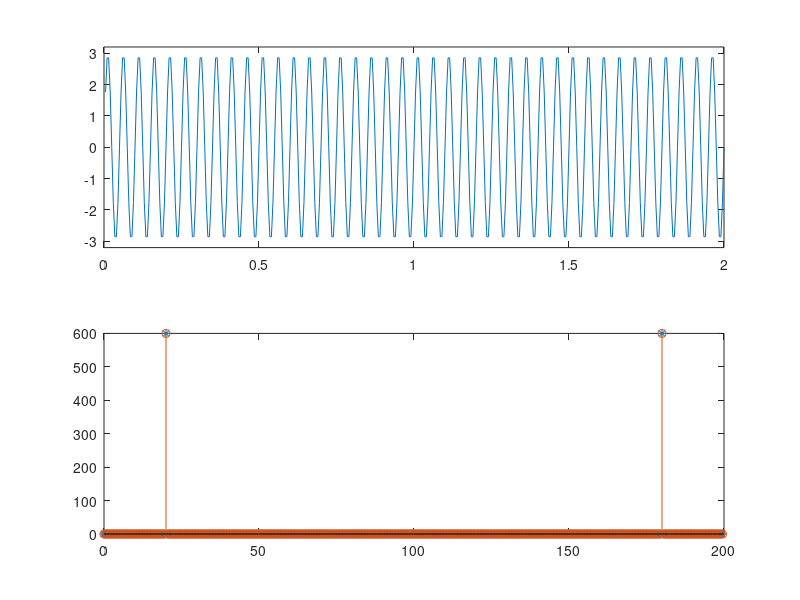

Source code (MATLAB): (Note: this script raises an error after producing the figure.)
%% generate a square wave, fundaFreq = 20 Hz
% Fs = 1000 Hz; Amp = 1; simDuration  = 2 Seconds;

% hardcoded parameters
Fs = 200.; % Hz; 
fundaFreq = 20; % Hz
Amp = 3;  
sigDuration  = 2; % Seconds;
dutyCycle = 50; % percentage

% derived variant values
tTick = [1/Fs:1/Fs:sigDuration];
sigLength = length(tTick);
fTick = [0:sigLength-1]/sigLength*Fs;

sqrWave = Amp * sin(2*pi* fundaFreq*tTick); %, dutyCycle);

sqrWaveFFT = fft(sqrWave);

figure;
subplot(2, 1, 1); plot(tTick, sqrWave); ylim([-Amp-0.2, Amp+0.2]);
subplot(2, 1, 2); plot(fTick, abs(sqrWaveFFT), '*'); xlim([0, 200]);
hold on; stem(fTick, abs(sqrWaveFFT))



%% white noise contaminated square wave and wavelet denoising
nLevels = 5;

sqrWave_with_Noise = sqrWave + randn(1, sigLength);
sigLengh4swt = floor(sigLength/ 2^nLevels) * 2^nLevels;

SWC = swt(sqrWave_with_Noise(1:sigLengh4swt), nLevels, 'db3');

figure; 
subplot(nLevels + 2, 1, 1); plot(sqrWave_with_Noise(1:sigLengh4swt));
for iLevel = 1:nLevels+1
    subplot(nLevels + 2, 1, 1+iLevel); plot(SWC(iLevel, :));
end

SWC_filtered = SWC; 
% wavelet filtering - the simplest version

SWC_filtered(1, :) = 0;
SWC_filtered(2, :) = 0;
SWC_filtered(4, :) = 0; 
SWC_filtered(5, :) = 0;
SWC_filtered(6, :) = 0; 

sqrWave_wFiltered = iswt(SWC_filtered, 'db3');


figure;
subplot(2, 1, 1); plot(sqrWave_with_Noise);
subplot(2, 1, 2); plot(sqrWave_wFiltered);

figure; 
plot(sqrWave_with_Noise, '-r'); hold on;
plot(sqrWave_wFiltered, 'b-');





